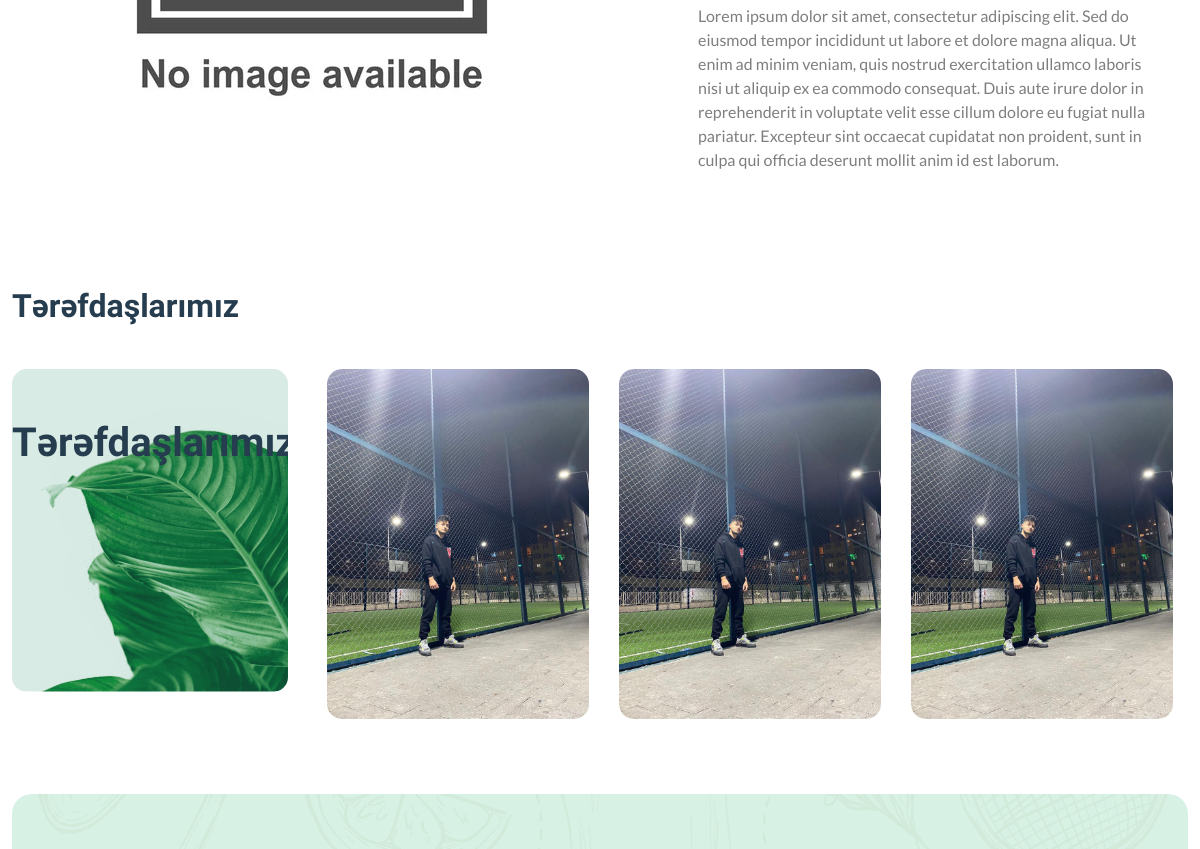
Before: /about (middle part) with the older database file.
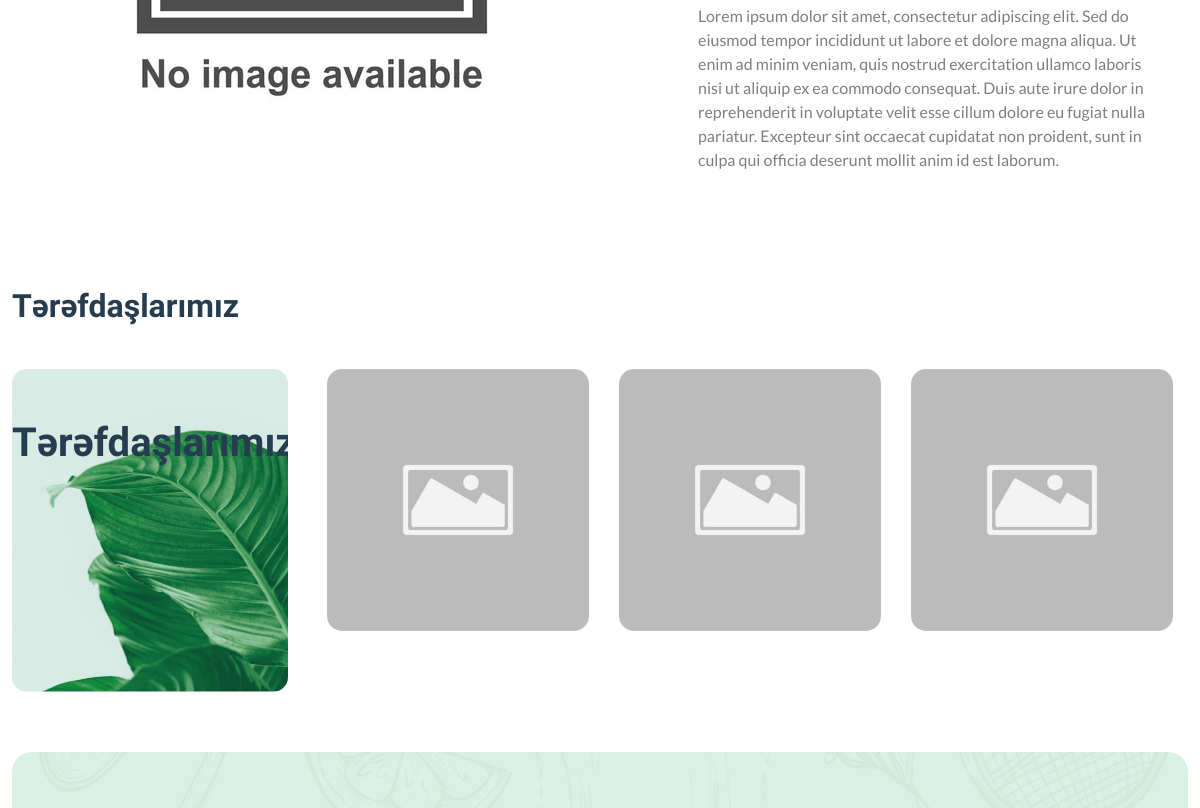
After: the same page with the newer database file.
### ecoapp/models.py (models this page shows, shortened)
class Partners(models.Model):
    title = models.CharField(max_length=100)
    image = models.ImageField()

### ecoapp/views.py (the view)
# urls.py: path('about',about,name='about'),
def about(request):
    icons = HomeIcons.objects.all()
    partners = Partners.objects.all()
    context = {
        'icons':icons,
        'partners':partners,
    }
    return render(request,'about.html',context)

### templates/about.html (shortened to what this page needs)
<!DOCTYPE html>
{% load static %}
<html class="no-js" lang="en">
<head>
    <link rel="stylesheet" href="{% static 'css/main.css' %}">
    <link rel="stylesheet" href="{% static 'css/style.css' %}">
    <link rel="stylesheet" href="{% static 'css/about.css' %}">
</head>
<body>
    <div class="container ">
        <section class="row align-items-center mb-50 pt-30 aboutt section2">
            <div class="row mb-50 align-items-center aboutt">
                <div class="col-lg-7 pr-30 ab-img">
                    <img src="{% static 'noimage.jpg' %}" alt="" class="mb-md-3 mb-lg-0 mb-sm-4 ">
                </div>
                <div class="col-lg-5">
                    <p class="mb-30 txtt">
                        <br> <br>Lorem ipsum dolor sit amet, consectetur adipiscing elit. Sed do eiusmod tempor incididunt ut labore et dolore magna aliqua. Ut enim ad minim veniam, quis nostrud exercitation ullamco laboris nisi ut aliquip ex ea commodo consequat. Duis aute irure dolor in reprehenderit in voluptate velit esse cillum dolore eu fugiat nulla pariatur. Excepteur sint occaecat cupidatat non proident, sunt in culpa qui officia deserunt mollit anim id est laborum.
                </div>
            </div>
        </section>
    </div>
    <section class="section-padding pb-30 pt-30">
        <div class="container">
            <div class="section-title wow animate__animated animate__fadeIn">
                <h3 class="">Tərəfdaşlarımız</h3>
            </div>
            <div class="row">
                <div class="col-lg-3 d-none d-lg-flex wow animate__animated animate__fadeIn">
                    <div class="banner-img style-2">
                        <div class="banner-text">
                            <h2  class="mb-100"> Tərəfdaşlarımız
                            </h2>
                        </div>
                    </div>
                </div>
                <div class="col-lg-9 col-md-12 wow animate__animated animate__fadeIn " data-wow-delay=".4s">
                    <div class="tab-content" id="myTabContent-1">
                        <div class="tab-pane fade show active" id="tab-one-1" role="tabpanel"
                            aria-labelledby="tab-one-1">
                            <div class="carausel-4-columns-cover arrow-center position-relative">
                                <div class="carausel-3-columns carausel-arrow-center" id="carausel-4-columns">
                                    {% for partner in partners %}
                                    <div class="team-card">
                                        <img src="{{partner.image.url}}" alt="img">
                                    </div>
                                    {% endfor %}
                                </div>
                            </div>
                        </div>
                    </div>
                </div>
            </div>
        </div>
    </section>
    <section class="newsletter pb-30 pt-30">
        <div class="container">
            <div class="row">
                <div class="col-lg-12">
                    <div class="position-relative newsletter-inner">
                    </div>
                </div>
            </div>
        </div>
    </section>
</body>
</html>

Changed rows visible on the page:
changed Partners (number 1 of 3 on the later page): image: a different picture
changed Partners (number 2 of 3 on the later page): image: a different picture
changed Partners (number 3 of 3 on the later page): image: a different picture
